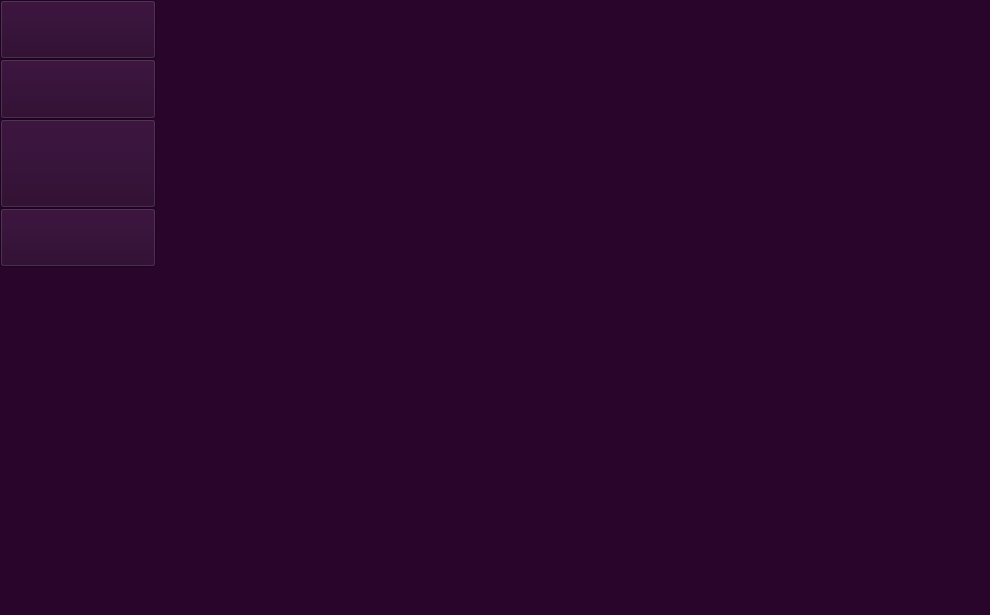
<?xml version="1.0" encoding="UTF-8"?>
<ui version="4.0">
 <class>MainWindow</class>
 <widget class="QMainWindow" name="MainWindow">
  <property name="geometry">
   <rect>
    <x>0</x>
    <y>0</y>
    <width>990</width>
    <height>615</height>
   </rect>
  </property>
  <property name="sizePolicy">
   <sizepolicy hsizetype="Expanding" vsizetype="Expanding">
    <horstretch>0</horstretch>
    <verstretch>0</verstretch>
   </sizepolicy>
  </property>
  <property name="windowTitle">
   <string>SRM</string>
  </property>
  <property name="styleSheet">
   <string notr="true">background-color:rgb(41, 5, 43)</string>
  </property>
  <widget class="QWidget" name="centralwidget">
   <property name="sizePolicy">
    <sizepolicy hsizetype="Expanding" vsizetype="Expanding">
     <horstretch>0</horstretch>
     <verstretch>0</verstretch>
    </sizepolicy>
   </property>
   <layout class="QHBoxLayout" name="horizontalLayout" stretch="3,16">
    <property name="spacing">
     <number>0</number>
    </property>
    <property name="leftMargin">
     <number>0</number>
    </property>
    <property name="topMargin">
     <number>0</number>
    </property>
    <property name="rightMargin">
     <number>0</number>
    </property>
    <property name="bottomMargin">
     <number>0</number>
    </property>
    <item>
     <layout class="QVBoxLayout" name="verticalLayout" stretch="2,2,3,2,11">
      <property name="spacing">
       <number>0</number>
      </property>
      <item>
       <widget class="QPushButton" name="pushButton_7">
        <property name="sizePolicy">
         <sizepolicy hsizetype="Minimum" vsizetype="Minimum">
          <horstretch>0</horstretch>
          <verstretch>0</verstretch>
         </sizepolicy>
        </property>
        <property name="text">
         <string/>
        </property>
       </widget>
      </item>
      <item>
       <widget class="QPushButton" name="pushButton">
        <property name="sizePolicy">
         <sizepolicy hsizetype="Minimum" vsizetype="Minimum">
          <horstretch>0</horstretch>
          <verstretch>0</verstretch>
         </sizepolicy>
        </property>
        <property name="minimumSize">
         <size>
          <width>0</width>
          <height>0</height>
         </size>
        </property>
        <property name="styleSheet">
         <string notr="true">border-image:url(:/btn1.png);</string>
        </property>
        <property name="text">
         <string/>
        </property>
        <property name="iconSize">
         <size>
          <width>0</width>
          <height>0</height>
         </size>
        </property>
       </widget>
      </item>
      <item>
       <widget class="QPushButton" name="pushButton_2">
        <property name="sizePolicy">
         <sizepolicy hsizetype="Minimum" vsizetype="Minimum">
          <horstretch>0</horstretch>
          <verstretch>0</verstretch>
         </sizepolicy>
        </property>
        <property name="styleSheet">
         <string notr="true">border-image:url(:/btn2.png);</string>
        </property>
        <property name="text">
         <string/>
        </property>
       </widget>
      </item>
      <item>
       <widget class="QPushButton" name="pushButton_3">
        <property name="sizePolicy">
         <sizepolicy hsizetype="Minimum" vsizetype="Minimum">
          <horstretch>0</horstretch>
          <verstretch>0</verstretch>
         </sizepolicy>
        </property>
        <property name="contextMenuPolicy">
         <enum>Qt::DefaultContextMenu</enum>
        </property>
        <property name="styleSheet">
         <string notr="true">border-image:url(:/btn3.png);</string>
        </property>
        <property name="text">
         <string/>
        </property>
       </widget>
      </item>
      <item>
       <spacer name="verticalSpacer">
        <property name="orientation">
         <enum>Qt::Vertical</enum>
        </property>
        <property name="sizeHint" stdset="0">
         <size>
          <width>0</width>
          <height>0</height>
         </size>
        </property>
       </spacer>
      </item>
     </layout>
    </item>
    <item>
     <widget class="QStackedWidget" name="stackedWidget">
      <property name="sizePolicy">
       <sizepolicy hsizetype="Minimum" vsizetype="Minimum">
        <horstretch>0</horstretch>
        <verstretch>0</verstretch>
       </sizepolicy>
      </property>
      <property name="currentIndex">
       <number>2</number>
      </property>
      <widget class="QWidget" name="page"/>
      <widget class="QWidget" name="page_2"/>
      <widget class="QWidget" name="page_3"/>
     </widget>
    </item>
   </layout>
  </widget>
  <widget class="QMenuBar" name="menubar">
   <property name="geometry">
    <rect>
     <x>0</x>
     <y>0</y>
     <width>990</width>
     <height>21</height>
    </rect>
   </property>
  </widget>
  <widget class="QStatusBar" name="statusbar"/>
 </widget>
 <resources/>
 <connections/>
</ui>
